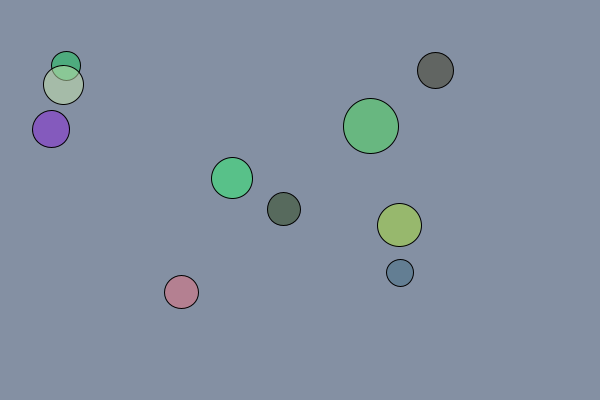
Frame 1 (no input)
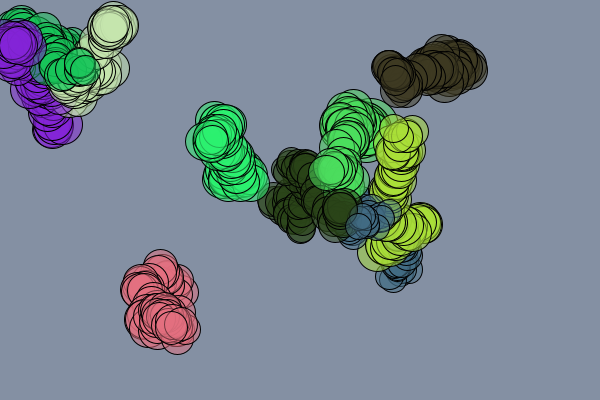
Frame 60 (the mouse pressed at the canvas centre just before this capture)
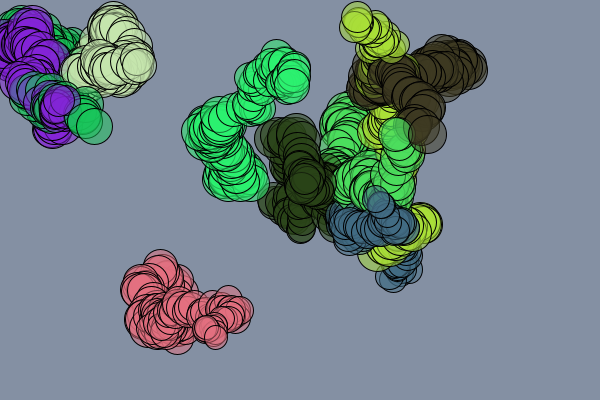
Frame 120 (the mouse held since frame 60 and released just before this capture)

The Processing sketch that drew these frames (run headless with seeded random() and noise(); from frame 60 on, the mouse is pressed at the canvas centre):

// Processing sketch: disk08
// ── disk08.pde
Disk [] Ghosts;

void setup() {
   size(600, 400);
   background(132, 144, 163);
   buildGhosts();
}

void draw() {
   for (int i=0; i<Ghosts.length; i++) {
      Ghosts[i].move();
      Ghosts[i].render();
   }
}

void buildGhosts() {
   Ghosts = new Disk[10];
   int border = 50;
   for (int i=0; i<Ghosts.length; i++) {
      float xPos = random(border, width-border);
      float yPos = random(border, height-border);
      float xDir = 10;
      float yDir = 10;
      float radius = random(10, 30);
      color clr = color(random(20, 255),
                        random(20, 255),
                        random(20, 255), 128);
      Ghosts[i] = new Disk(xPos, yPos, xDir, yDir, radius, clr);
   }
}

class Disk {
   float xPos;   // 1. Current location (X and Y)
   float yPos;  
   float xDir;   // 2. Current motion (X and Y)
   float yDir;
   float radius; // 3. Radius
   color clr;    // 4. Color

   Disk (float axPos, float ayPos, float axDir,  float ayDir,
   float aradius, color aclr) {
      xPos   = axPos;
      yPos   = ayPos;
      xDir   = axDir;
      yDir   = ayDir;
      radius = aradius;
      clr    = aclr;
   }
   
   void render() {
      fill(clr);
      ellipse(xPos, yPos, radius*2, radius*2);
   }
   
   void move() {
      xPos += random(-xDir, xDir);
      yPos += random(-yDir, yDir);
      if ((xPos < 0) ||  (xPos > width)) {
         xPos = random(0, width);
      }
      if ((yPos < 0) ||  (yPos > height)) {
         yPos = random(0, height);
      }
      radius += random(-1, 1);
      if (radius < 5)  radius++;
      if (radius > 20) radius--;
   }
}
